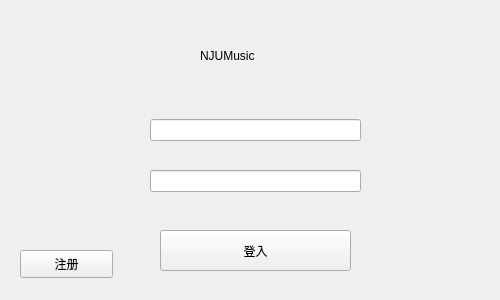
<?xml version="1.0" encoding="UTF-8"?>
<ui version="4.0">
 <class>login</class>
 <widget class="QWidget" name="login">
  <property name="geometry">
   <rect>
    <x>0</x>
    <y>0</y>
    <width>500</width>
    <height>300</height>
   </rect>
  </property>
  <property name="minimumSize">
   <size>
    <width>500</width>
    <height>300</height>
   </size>
  </property>
  <property name="maximumSize">
   <size>
    <width>500</width>
    <height>300</height>
   </size>
  </property>
  <property name="windowTitle">
   <string>Form</string>
  </property>
  <widget class="QPushButton" name="login_register_btn">
   <property name="geometry">
    <rect>
     <x>20</x>
     <y>250</y>
     <width>93</width>
     <height>28</height>
    </rect>
   </property>
   <property name="text">
    <string>注册</string>
   </property>
  </widget>
  <widget class="QPushButton" name="login_login_btn">
   <property name="geometry">
    <rect>
     <x>160</x>
     <y>230</y>
     <width>191</width>
     <height>41</height>
    </rect>
   </property>
   <property name="text">
    <string>登入</string>
   </property>
  </widget>
  <widget class="QLabel" name="label">
   <property name="geometry">
    <rect>
     <x>200</x>
     <y>30</y>
     <width>141</width>
     <height>51</height>
    </rect>
   </property>
   <property name="styleSheet">
    <string notr="true">font: 24pt &quot;Bahnschrift Condensed&quot;;</string>
   </property>
   <property name="text">
    <string>NJUMusic</string>
   </property>
  </widget>
  <widget class="QWidget" name="layoutWidget">
   <property name="geometry">
    <rect>
     <x>150</x>
     <y>110</y>
     <width>211</width>
     <height>91</height>
    </rect>
   </property>
   <layout class="QVBoxLayout" name="verticalLayout">
    <property name="spacing">
     <number>20</number>
    </property>
    <item>
     <widget class="QLineEdit" name="login_username_text"/>
    </item>
    <item>
     <widget class="QLineEdit" name="login_password_text"/>
    </item>
   </layout>
  </widget>
 </widget>
 <resources/>
 <connections>
  <connection>
   <sender>login_register_btn</sender>
   <signal>clicked()</signal>
   <receiver>login</receiver>
   <slot>login_to_register()</slot>
   <hints>
    <hint type="sourcelabel">
     <x>64</x>
     <y>268</y>
    </hint>
    <hint type="destinationlabel">
     <x>51</x>
     <y>208</y>
    </hint>
   </hints>
  </connection>
  <connection>
   <sender>login_login_btn</sender>
   <signal>clicked()</signal>
   <receiver>login</receiver>
   <slot>check_login()</slot>
   <hints>
    <hint type="sourcelabel">
     <x>235</x>
     <y>251</y>
    </hint>
    <hint type="destinationlabel">
     <x>423</x>
     <y>213</y>
    </hint>
   </hints>
  </connection>
 </connections>
 <slots>
  <slot>login_to_register()</slot>
  <slot>check_login()</slot>
 </slots>
</ui>
